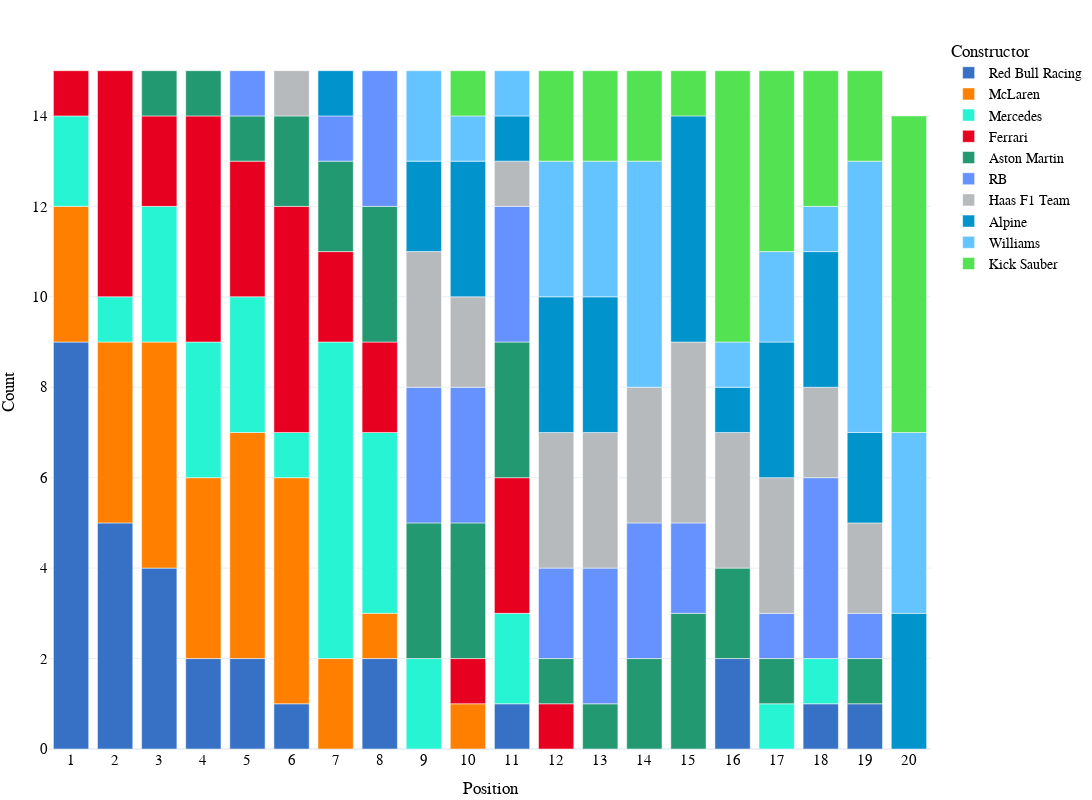

Notebook cell for this chart:
### Code cell
fig_team_qualy=px.bar(grouped_team_qualy, 
           x="Position", 
           y='Count', 
           color='Constructor',
        #    title="Race Position Counts By Team for the {} F1 Season".format(year),
           height=800, 
           width=1200, 
           template="plotly_white",
           color_discrete_map={
                 "Alpine": "#0093cc",
                 "Aston Martin": "#229971",
                 "Ferrari": "#E80020",
                 "Haas F1 Team": "#B6BABD",
                 "Kick Sauber": "#52e252",
                 "McLaren": "#FF8000",
                 "Mercedes": "#27F4D2",
                 "RB": "#6692FF",
                 "Red Bull Racing": "#3671C6",
                 "Williams": "#64C4FF" ,
                 "Alfa Romeo Racing":"#C92D4B",
                 "Alfa Romeo":"#C92D4B",
                 "AlphaTauri":"#5E8FAA",
                 "Racing Point":"#F596C8",
                 "Renault":"#FFF500",
                 "Toro Rosso":"#469bff",
                 "Force India":"#F596C8",
                 "Sauber":"#9B0000"
            },
            )

fig_team_qualy.update_layout(
    hoverlabel=dict(
        bgcolor="white",
        font_size=16,
        font_family="PT Sans Narrow"
    ),
    title_x=0.5,
    yaxis = dict(tickfont = dict(size=15)),
    xaxis = dict(tickfont = dict(size=15),
    tickmode = 'linear',
    tick0 = 1,
    dtick = 1),
    font=dict(
        family="PT Sans Narrow",
        size=14,
        color="Black"
    ),
    title_font_family="PT Sans Narrow",
    margin=dict(l=5, r=5, t=35, b=5),
)

# fig.update_traces(marker={'size': 12})

### Figure 1 — Plotly figure (JSON) as saved in the notebook; plotly's stock layout.template omitted (floating-point values rounded to 4 significant figures)
{"data": [{"alignmentgroup": "True", "hovertemplate": "Constructor=Red Bull Racing<br>Position=%{x}<br>Count=%{y}<extra></extra>", "legendgroup": "Red Bull Racing", "marker": {"color": "#3671C6", "pattern": {"shape": ""}}, "name": "Red Bull Racing", "offsetgroup": "Red Bull Racing", "orientation": "v", "showlegend": true, "textposition": "auto", "type": "bar", "x": [1, 2, 3, 4, 5, 6, 8, 11, 16, 18, 19], "xaxis": "x", "y": [9, 5, 4, 2, 2, 1, 2, 1, 2, 1, 1], "yaxis": "y"}, {"alignmentgroup": "True", "hovertemplate": "Constructor=McLaren<br>Position=%{x}<br>Count=%{y}<extra></extra>", "legendgroup": "McLaren", "marker": {"color": "#FF8000", "pattern": {"shape": ""}}, "name": "McLaren", "offsetgroup": "McLaren", "orientation": "v", "showlegend": true, "textposition": "auto", "type": "bar", "x": [1, 2, 3, 4, 5, 6, 7, 8, 10], "xaxis": "x", "y": [3, 4, 5, 4, 5, 5, 2, 1, 1], "yaxis": "y"}, {"alignmentgroup": "True", "hovertemplate": "Constructor=Mercedes<br>Position=%{x}<br>Count=%{y}<extra></extra>", "legendgroup": "Mercedes", "marker": {"color": "#27F4D2", "pattern": {"shape": ""}}, "name": "Mercedes", "offsetgroup": "Mercedes", "orientation": "v", "showlegend": true, "textposition": "auto", "type": "bar", "x": [1, 2, 3, 4, 5, 6, 7, 8, 9, 11, 17, 18], "xaxis": "x", "y": [2, 1, 3, 3, 3, 1, 7, 4, 2, 2, 1, 1], "yaxis": "y"}, {"alignmentgroup": "True", "hovertemplate": "Constructor=Ferrari<br>Position=%{x}<br>Count=%{y}<extra></extra>", "legendgroup": "Ferrari", "marker": {"color": "#E80020", "pattern": {"shape": ""}}, "name": "Ferrari", "offsetgroup": "Ferrari", "orientation": "v", "showlegend": true, "textposition": "auto", "type": "bar", "x": [1, 2, 3, 4, 5, 6, 7, 8, 10, 11, 12], "xaxis": "x", "y": [1, 5, 2, 5, 3, 5, 2, 2, 1, 3, 1], "yaxis": "y"}, {"alignmentgroup": "True", "hovertemplate": "Constructor=Aston Martin<br>Position=%{x}<br>Count=%{y}<extra></extra>", "legendgroup": "Aston Martin", "marker": {"color": "#229971", "pattern": {"shape": ""}}, "name": "Aston Martin", "offsetgroup": "Aston Martin", "orientation": "v", "showlegend": true, "textposition": "auto", "type": "bar", "x": [3, 4, 5, 6, 7, 8, 9, 10, 11, 12, 13, 14, 15, 16, 17, 19], "xaxis": "x", "y": [1, 1, 1, 2, 2, 3, 3, 3, 3, 1, 1, 2, 3, 2, 1, 1], "yaxis": "y"}, {"alignmentgroup": "True", "hovertemplate": "Constructor=RB<br>Position=%{x}<br>Count=%{y}<extra></extra>", "legendgroup": "RB", "marker": {"color": "#6692FF", "pattern": {"shape": ""}}, "name": "RB", "offsetgroup": "RB", "orientation": "v", "showlegend": true, "textposition": "auto", "type": "bar", "x": [5, 7, 8, 9, 10, 11, 12, 13, 14, 15, 17, 18, 19], "xaxis": "x", "y": [1, 1, 3, 3, 3, 3, 2, 3, 3, 2, 1, 4, 1], "yaxis": "y"}, {"alignmentgroup": "True", "hovertemplate": "Constructor=Haas F1 Team<br>Position=%{x}<br>Count=%{y}<extra></extra>", "legendgroup": "Haas F1 Team", "marker": {"color": "#B6BABD", "pattern": {"shape": ""}}, "name": "Haas F1 Team", "offsetgroup": "Haas F1 Team", "orientation": "v", "showlegend": true, "textposition": "auto", "type": "bar", "x": [6, 9, 10, 11, 12, 13, 14, 15, 16, 17, 18, 19], "xaxis": "x", "y": [1, 3, 2, 1, 3, 3, 3, 4, 3, 3, 2, 2], "yaxis": "y"}, {"alignmentgroup": "True", "hovertemplate": "Constructor=Alpine<br>Position=%{x}<br>Count=%{y}<extra></extra>", "legendgroup": "Alpine", "marker": {"color": "#0093cc", "pattern": {"shape": ""}}, "name": "Alpine", "offsetgroup": "Alpine", "orientation": "v", "showlegend": true, "textposition": "auto", "type": "bar", "x": [7, 9, 10, 11, 12, 13, 15, 16, 17, 18, 19, 20], "xaxis": "x", "y": [1, 2, 3, 1, 3, 3, 5, 1, 3, 3, 2, 3], "yaxis": "y"}, {"alignmentgroup": "True", "hovertemplate": "Constructor=Williams<br>Position=%{x}<br>Count=%{y}<extra></extra>", "legendgroup": "Williams", "marker": {"color": "#64C4FF", "pattern": {"shape": ""}}, "name": "Williams", "offsetgroup": "Williams", "orientation": "v", "showlegend": true, "textposition": "auto", "type": "bar", "x": [9, 10, 11, 12, 13, 14, 16, 17, 18, 19, 20], "xaxis": "x", "y": [2, 1, 1, 3, 3, 5, 1, 2, 1, 6, 4], "yaxis": "y"}, {"alignmentgroup": "True", "hovertemplate": "Constructor=Kick Sauber<br>Position=%{x}<br>Count=%{y}<extra></extra>", "legendgroup": "Kick Sauber", "marker": {"color": "#52e252", "pattern": {"shape": ""}}, "name": "Kick Sauber", "offsetgroup": "Kick Sauber", "orientation": "v", "showlegend": true, "textposition": "auto", "type": "bar", "x": [10, 12, 13, 14, 15, 16, 17, 18, 19, 20], "xaxis": "x", "y": [1, 2, 2, 2, 1, 6, 4, 3, 2, 7], "yaxis": "y"}], "layout": {"barmode": "relative", "font": {"color": "Black", "family": "PT Sans Narrow", "size": 14}, "height": 800, "hoverlabel": {"bgcolor": "white", "font": {"family": "PT Sans Narrow", "size": 16}}, "legend": {"title": {"text": "Constructor"}, "tracegroupgap": 0}, "margin": {"b": 5, "l": 5, "r": 5, "t": 35}, "title": {"font": {"family": "PT Sans Narrow"}, "x": 0.5}, "width": 1200, "xaxis": {"anchor": "y", "domain": [0, 1], "dtick": 1, "tick0": 1, "tickfont": {"size": 15}, "tickmode": "linear", "title": {"text": "Position"}}, "yaxis": {"anchor": "x", "domain": [0, 1], "tickfont": {"size": 15}, "title": {"text": "Count"}}}}
